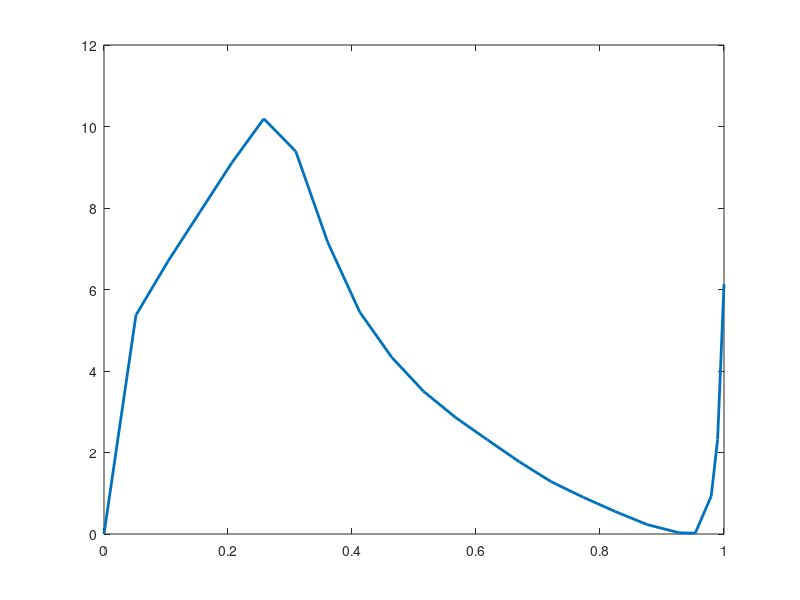

MATLAB code to generate this figure: (Note: this script raises an error after producing the figure.)
% This routine computes the random samples of Twist vector using the purturbed
% control points of NURB curve

close all
clear all
clc

addpath('../NURBS') % location of NURBS routine directory
samples = 20; % Number of samples of perturbed twist

bladeLength = 38.8; % To normalize the blade length bw [0,1]

% Points along the blade length according to ECNAERO module input file 
interpolationLocations = [0 2 4 6 8 10 12 14 16 18 20 22 ...
                          24 26 28 30 32 34 36 37 38 38.4 38.8]/bladeLength; 
 
% Reference values of twist obtained from ECNAERO module input file                      
referenceTwist = [0 5.37 6.69 7.9 9.11 10.19 9.39 7.16 5.45 4.34 3.5 2.86 ... 
                 2.31 1.77 1.28 0.9 0.55 0.23 0.03 0.02 0.93 2.32 6.13]; 

% Plot to check the Twist variation along the blade span. This can be used to 
% select the knot locations            
plot(interpolationLocations,referenceTwist,'linewidth',2) 
hold on

t0 = [0 0.051 0.154 0.257 0.309 0.412 0.515 0.721 0.963 1]; % Knot vector b/w [0,1], the number of resulting basis function is numel(t)+1
n = 2; % NURBS order: 2 for linear B-splines, 3 for Quadratic, so on. The polynomial degree of B-spline is n-1.
sampleLocations = [0 2 6 10 12 16 20 28 37 38.8]/bladeLength; % Normalized between [0,1], numel(sampleLocations) =  numel(t0) + 1
sampledValues = [0 5.37 7.9 10.19 9.39 5.45 3.5 1.28 0.02 6.13]; % Vales of Chord at sampled location

c = getControlPoints(sampleLocations,sampledValues,t0,n); % control points for NURB curve
t = [t0(1)*ones(1,n-1) t0 t0(end)*ones(1,n-1)]; % padded knot vector obtained by padding n-1 elements at front and end. 
j = 0: numel(t)- n-1; % Index of B-spline from 0 =< j < numel(t)-n

plot(sampleLocations,c,'marker','o','linewidth',2) % plot control points
plot(sampleLocations,sampledValues,'marker','x','markersize',8,'linestyle','none','linewidth',2) % plot sampled points

sampleTwist = zeros(1,numel(interpolationLocations)); % 'sampleTwist' is the function values of NURB curve interpolated at sampleLocations

for i = 1:numel(j)
    [y,interpolationLocations] = bspline_basis(j(i),n,t,interpolationLocations);
    sampleTwist = sampleTwist + c(i)*y;
end

plot(interpolationLocations,sampleTwist,'linewidth',2,'color','g')
pc = 0.1*ones(numel(j),1);
sampleTwist = perturbNURBS(t0,n,interpolationLocations,c, pc,samples);
plot(interpolationLocations,sampleTwist','color','k','linestyle','--','HandleVisibility','off')
plot(interpolationLocations,sampleTwist(1,:),'color','k','linestyle','--')
legend('reference Twist','control points','sampled data', 'NURB curve','random samples')
hold off